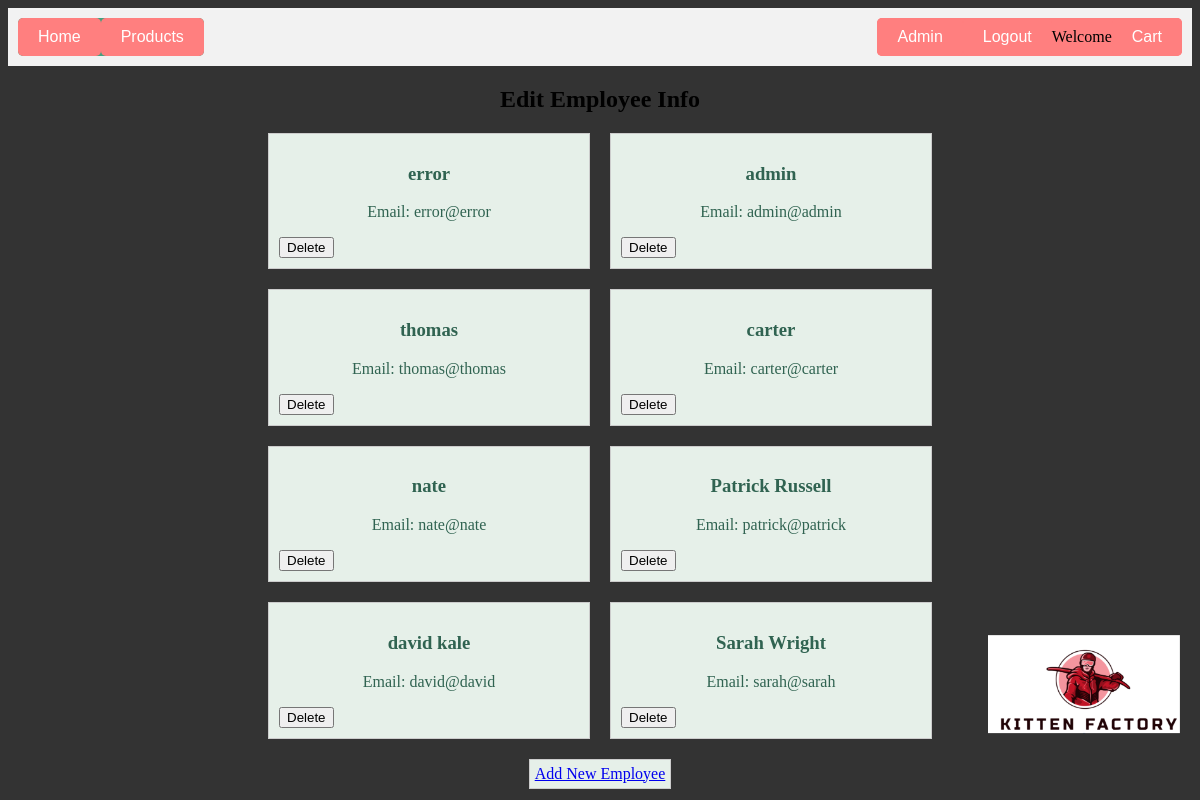
Page /edit_employee_info.php (signed in) on the committed database.
### tables this page shows
CREATE TABLE `employee_info` (
  `id` int(11) NOT NULL,
  `name` varchar(255) NOT NULL,
  `email` varchar(255) NOT NULL,
  `password` varchar(255) NOT NULL
);

### edit_employee_info.php (the view, shortened to what this page needs)
<?php
$servername = "localhost:8889";
$username = "root";
$password = "root";
$database = "Project";
$conn = new mysqli($servername, $username, $password, $database);
?>
<!DOCTYPE html>
<html>
<head>
    <link rel="stylesheet" type="text/css" href="styles.css">
</head>
<body>
    <header class="sticky-header">
        <div class="left-buttons">
            <a href="index.php" class="button">Home</a>
            <a href="product_catalog.php" class="button">Products</a>
        </div>
        <div class="right-buttons">
            <?php
            if (isset($_SESSION["employee_id"])) {
                echo '<form action="employee_login_success.php" method="POST">';
                echo '<button type="Admin" name="Admin" class="button">Admin</button>';
                echo '<form action="logout.php" method="POST">';
                echo '<button type="submit" name="logout" class="button">Logout</button>';
                echo '</form>';
                echo '<span>Welcome ' . $_SESSION["employee_name"] . '</span>';
            } else {
                echo '<a href="customer_login.php" class="button">Login</a>';
                echo '<a href="customer_registration.php" class="button">Register</a>';
            }
            ?>
            <a href="cart.php" class="button">Cart</a>
        </div>
    </header>
    <div class="container">
        <h2>Edit Employee Info</h2>
        <?php
        $sql = "SELECT * FROM employee_info";
        $result = $conn->query($sql);
        if ($result && $result->num_rows > 0) {
            echo '<div class="employee-container">';
            while ($row = $result->fetch_assoc()) {
                echo '<div class="employee">';
                echo '<h3>' . $row["name"] . '</h3>';
                echo '<p>Email: ' . $row["email"] . '</p>';
                echo '<div class="employee-buttons">';
                echo '<form action="'.$_SERVER['PHP_SELF'].'" method="POST">';
                echo '<button type="submit" name="delete">Delete</button>';
                echo '</form>';
                echo '</div>';
                echo '</div>';
            }
            echo '</div>';
            echo '<div class="add-employee-box">';
            echo '<a href="employee_registration.php">Add New Employee</a>';
            echo '</div>';
        } else {
            echo '<p>No employee information found.</p>';
        }
        ?>
    </div>
    <div class="logo-container">
        <img src="logo.jpg" alt="Logo" class="logo">
    </div>
</body>
</html>

### styles.css (style rules this page uses)
body { background-color: #333333; }
.container { margin: 0 auto; max-width: 800px; }
.left-buttons { float: left; border-radius: 5px; background-color: #44a17e; margin-right: 10px; }
.left-buttons a { display: inline-block; padding: 10px 20px; color: #fff; text-decoration: none; }
.right-buttons { float: right; border-radius: 5px; background-color: #ff7f7f; margin-left: 10px; }
.right-buttons a { display: inline-block; padding: 10px 20px; color: #fff; text-decoration: none; }
header { background-color: #f2f2f2; padding: 10px; overflow: auto; }
.left-buttons, .right-buttons { display: flex; align-items: center; }
.logo-container { position: fixed; bottom: 20px; right: 20px; width: 2in; height: 2in; display: flex; justify-content: flex-end; align-items: flex-end; }
.logo { width: 100%; height: 100%; object-fit: contain; }
.button { display: inline-block; padding: 10px 20px; font-size: 16px; border: none; background-color: #ff7f7f; color: #fff; text-decoration: none; border-radius: 5px; cursor: pointer; font-family: arial, sans-serif; }

### edit_employee_info.php (style rules this page uses)
.logo-container { position: fixed; bottom: 20px; right: 20px; width: 2in; height: 2in; display: flex; justify-content: flex-end; align-items: flex-end; }
.logo { width: 100%; height: 100%; object-fit: contain; }
.container { text-align: center; }
.employee-container { display: flex; flex-wrap: wrap; justify-content: center; margin: -10px; }
.employee { width: 300px; border: 1px solid #ccc; padding: 10px; margin: 10px; background-color: #E6F0E9; color: #306351; }
.employee-buttons { display: flex; justify-content: space-between; }
.add-employee-box { border: 1px solid #ccc; padding: 5px; margin-top: 20px; background-color: #E6F0E9; color: #306351; display: inline-block; }

### rows in the picture
employee_info: name "error", email "error@error"
employee_info: name "admin", email "admin@admin"
employee_info: name "thomas", email "thomas@thomas"
employee_info: name "carter", email "carter@carter"
employee_info: name "nate", email "nate@nate"
employee_info: name "Patrick Russell", email "patrick@patrick"
employee_info: name "david kale", email "david@david"
employee_info: name "Sarah Wright", email "sarah@sarah"
